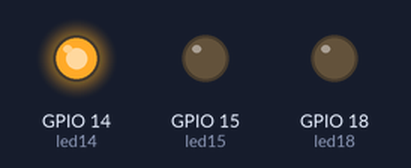
Bench run of a program on a simulated Raspberry Pi (BCM pin numbers). Shown: output pins drawn as LEDs (lit = HIGH). At 9.0 s the program stops and its outputs stay as they are.

Above: at 0.2 s.
At 0.7 s:
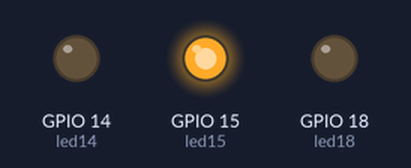
At 2.7 s:
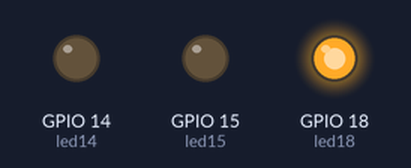
Timing chart, 0 to 3.5 s (numbered marks = the images above):
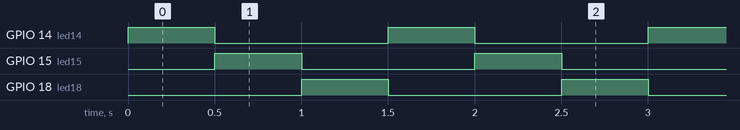

The program:

script.py
```python
from gpiozero import LED # type: ignore[reportMissingImports]
from time import sleep

led14 = LED(14)
led15 = LED(15)
led18 = LED(18)

for i in range(6):
  led14.on()
  sleep(0.5)
  led14.off()
  led15.on()
  sleep(0.5)
  led15.off()
  led18.on()
  sleep(0.5)
  led18.off()
```

Measured:
- by itself, GPIO 14 (led14), GPIO 15 (led15): alternates HIGH for 0.50 s and LOW for 1.0 s, 12 changes in all, then stays LOW
- by itself, GPIO 18 (led18): alternates HIGH for 0.50 s and LOW for 1.0 s
